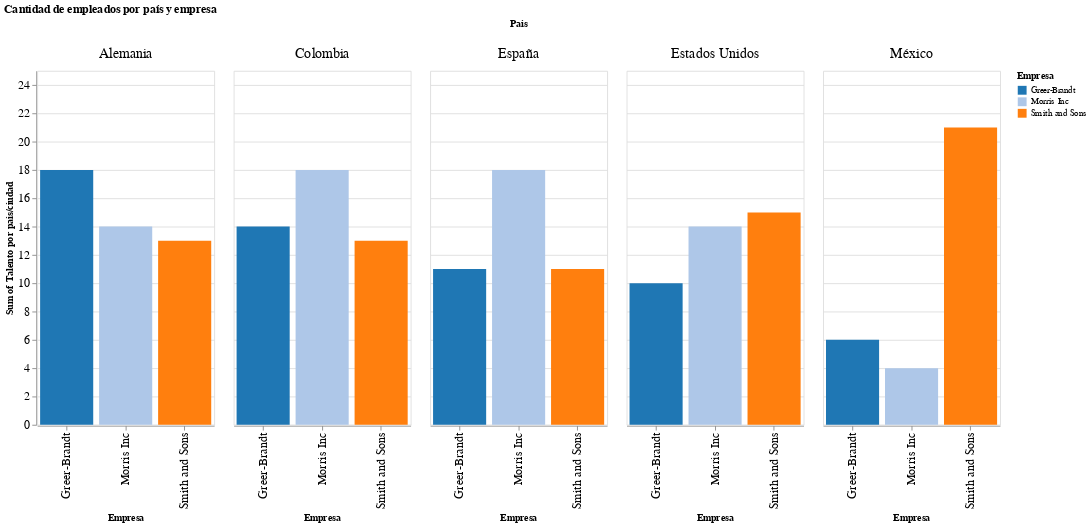

Write notebook code for a chart like this one.
### Markdown cell above
**Cantidad Empleados Por Pais**


---


Cantidad de empleados por pais de cada empresa

### Code cell
# @title
import altair as alt

# Agrupa los datos por país y empresa y suma la cantidad de empleados
empleados_por_pais_empresa = empleado_ciudad_pais.groupby(['Pais', 'Empresa'])['Talento por pais/ciudad'].sum().reset_index()

# Crea un gráfico de barras con la cantidad de empleados por país y empresa
chart = alt.Chart(empleados_por_pais_empresa).mark_bar().encode(
    x=alt.X('Empresa:N', axis=alt.Axis(labelFontSize=14)),
    y=alt.Y('sum(Talento por pais/ciudad):Q', scale=alt.Scale(domain=(0, 25)), axis=alt.Axis(labelFontSize=14)),
    color=alt.Color('Empresa:N', scale=alt.Scale(scheme='category20')),
    column=alt.Column('Pais:N', header=alt.Header(labelFontSize=16))
).properties(
    title='Cantidad de empleados por país y empresa',
    width=200,
    height=400
)

chart

### Figure 1 — Vega-Lite specification as saved in the notebook (floating-point values rounded to 4 significant figures)
{"config": {"view": {"continuousWidth": 400, "continuousHeight": 300}}, "data": {"name": "data-eb9b8059c4cdae5b29407deab3262e88"}, "mark": "bar", "encoding": {"color": {"field": "Empresa", "scale": {"scheme": "category20"}, "type": "nominal"}, "column": {"field": "Pais", "header": {"labelFontSize": 16}, "type": "nominal"}, "x": {"axis": {"labelFontSize": 14}, "field": "Empresa", "type": "nominal"}, "y": {"aggregate": "sum", "axis": {"labelFontSize": 14}, "field": "Talento por pais/ciudad", "scale": {"domain": [0, 25]}, "type": "quantitative"}}, "height": 400, "title": "Cantidad de empleados por país y empresa", "width": 200, "$schema": "https://vega.github.io/schema/vega-lite/v4.17.0.json", "datasets": {"data-eb9b8059c4cdae5b29407deab3262e88": [{"Pais": "Alemania", "Empresa": "Greer-Brandt", "Talento por pais/ciudad": 18}, {"Pais": "Alemania", "Empresa": "Morris Inc", "Talento por pais/ciudad": 14}, {"Pais": "Alemania", "Empresa": "Smith and Sons", "Talento por pais/ciudad": 13}, {"Pais": "Colombia", "Empresa": "Greer-Brandt", "Talento por pais/ciudad": 14}, {"Pais": "Colombia", "Empresa": "Morris Inc", "Talento por pais/ciudad": 18}, {"Pais": "Colombia", "Empresa": "Smith and Sons", "Talento por pais/ciudad": 13}, {"Pais": "España", "Empresa": "Greer-Brandt", "Talento por pais/ciudad": 11}, {"Pais": "España", "Empresa": "Morris Inc", "Talento por pais/ciudad": 18}, {"Pais": "España", "Empresa": "Smith and Sons", "Talento por pais/ciudad": 11}, {"Pais": "Estados Unidos", "Empresa": "Greer-Brandt", "Talento por pais/ciudad": 10}, {"Pais": "Estados Unidos", "Empresa": "Morris Inc", "Talento por pais/ciudad": 14}, {"Pais": "Estados Unidos", "Empresa": "Smith and Sons", "Talento por pais/ciudad": 15}, {"Pais": "México", "Empresa": "Greer-Brandt", "Talento por pais/ciudad": 6}, {"Pais": "México", "Empresa": "Morris Inc", "Talento por pais/ciudad": 4}, {"Pais": "México", "Empresa": "Smith and Sons", "Talento por pais/ciudad": 21}]}}
